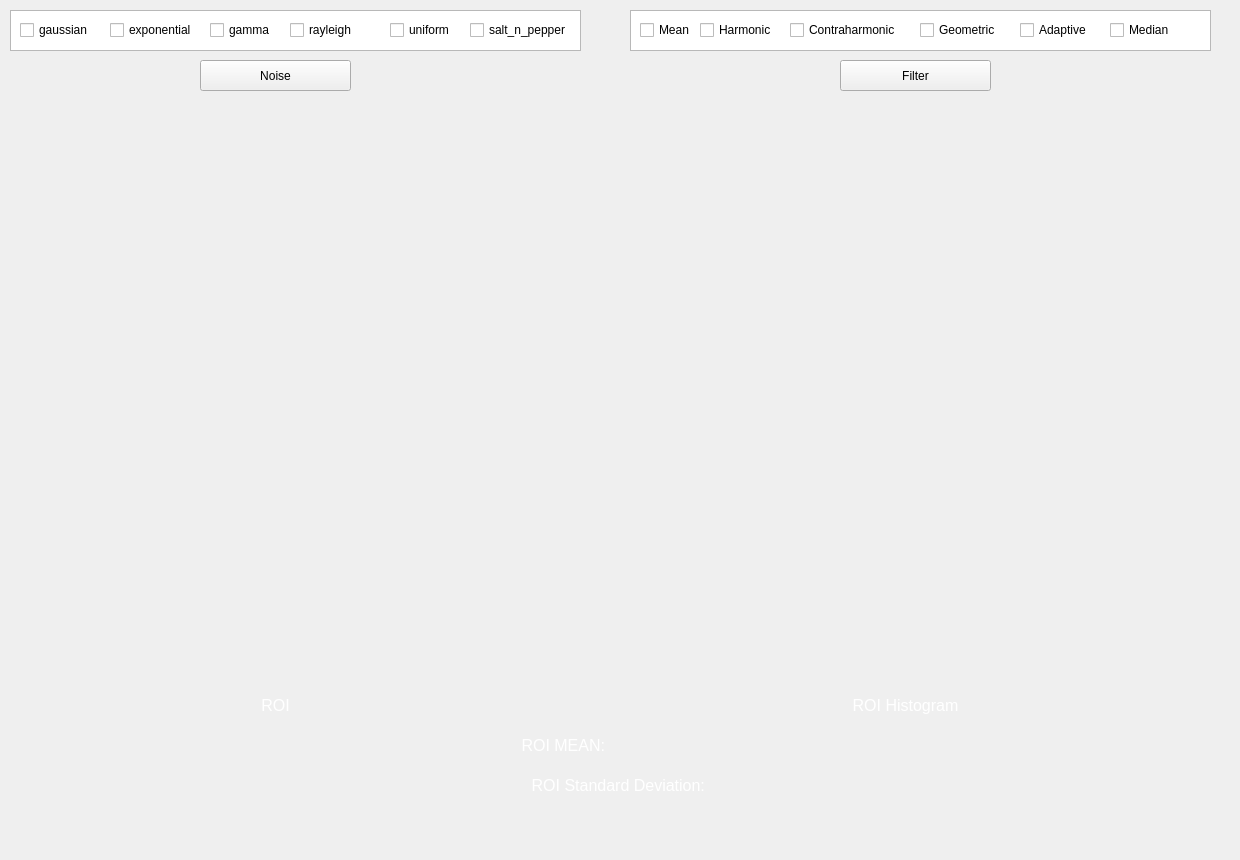
   <widget class="QWidget" name="tab_8">
    <attribute name="title">
     <string>Noise</string>
    </attribute>
    <widget class="QWidget" name="widget_16" native="true">
     <property name="geometry">
      <rect>
       <x>30</x>
       <y>100</y>
       <width>491</width>
       <height>281</height>
      </rect>
     </property>
    </widget>
    <widget class="QWidget" name="widget_17" native="true">
     <property name="geometry">
      <rect>
       <x>40</x>
       <y>400</y>
       <width>491</width>
       <height>281</height>
      </rect>
     </property>
    </widget>
    <widget class="QWidget" name="widget_18" native="true">
     <property name="geometry">
      <rect>
       <x>690</x>
       <y>400</y>
       <width>491</width>
       <height>281</height>
      </rect>
     </property>
    </widget>
    <widget class="QLabel" name="label_18">
     <property name="geometry">
      <rect>
       <x>150</x>
       <y>690</y>
       <width>251</width>
       <height>31</height>
      </rect>
     </property>
     <property name="font">
      <font>
       <pointsize>12</pointsize>
      </font>
     </property>
     <property name="styleSheet">
      <string notr="true">color: rgb(255, 255, 255);</string>
     </property>
     <property name="text">
      <string>ROI</string>
     </property>
     <property name="alignment">
      <set>Qt::AlignCenter</set>
     </property>
    </widget>
    <widget class="QLabel" name="label_19">
     <property name="geometry">
      <rect>
       <x>780</x>
       <y>690</y>
       <width>251</width>
       <height>31</height>
      </rect>
     </property>
     <property name="font">
      <font>
       <pointsize>12</pointsize>
      </font>
     </property>
     <property name="styleSheet">
      <string notr="true">color: rgb(255, 255, 255);</string>
     </property>
     <property name="text">
      <string>ROI Histogram</string>
     </property>
     <property name="alignment">
      <set>Qt::AlignCenter</set>
     </property>
    </widget>
    <widget class="QLabel" name="label_20">
     <property name="geometry">
      <rect>
       <x>440</x>
       <y>730</y>
       <width>251</width>
       <height>31</height>
      </rect>
     </property>
     <property name="font">
      <font>
       <pointsize>12</pointsize>
      </font>
     </property>
     <property name="styleSheet">
      <string notr="true">color: rgb(255, 255, 255);</string>
     </property>
     <property name="text">
      <string>ROI MEAN: </string>
     </property>
     <property name="alignment">
      <set>Qt::AlignCenter</set>
     </property>
    </widget>
    <widget class="QLabel" name="label_21">
     <property name="geometry">
      <rect>
       <x>420</x>
       <y>770</y>
       <width>401</width>
       <height>31</height>
      </rect>
     </property>
     <property name="font">
      <font>
       <pointsize>12</pointsize>
      </font>
     </property>
     <property name="styleSheet">
      <string notr="true">color: rgb(255, 255, 255);</string>
     </property>
     <property name="text">
      <string>ROI Standard Deviation: </string>
     </property>
     <property name="alignment">
      <set>Qt::AlignCenter</set>
     </property>
    </widget>
    <widget class="QWidget" name="widget_25" native="true">
     <property name="geometry">
      <rect>
       <x>690</x>
       <y>100</y>
       <width>491</width>
       <height>281</height>
      </rect>
     </property>
    </widget>
    <widget class="QColumnView" name="columnView">
     <property name="geometry">
      <rect>
       <x>10</x>
       <y>10</y>
       <width>571</width>
       <height>41</height>
      </rect>
     </property>
    </widget>
    <widget class="QColumnView" name="columnView_2">
     <property name="geometry">
      <rect>
       <x>630</x>
       <y>10</y>
       <width>581</width>
       <height>41</height>
      </rect>
     </property>
    </widget>
    <widget class="QCheckBox" name="checkBox">
     <property name="geometry">
      <rect>
       <x>20</x>
       <y>20</y>
       <width>81</width>
       <height>20</height>
      </rect>
     </property>
     <property name="text">
      <string>gaussian</string>
     </property>
    </widget>
    <widget class="QCheckBox" name="checkBox_2">
     <property name="geometry">
      <rect>
       <x>110</x>
       <y>20</y>
       <width>91</width>
       <height>20</height>
      </rect>
     </property>
     <property name="text">
      <string>exponential</string>
     </property>
    </widget>
    <widget class="QCheckBox" name="checkBox_3">
     <property name="geometry">
      <rect>
       <x>210</x>
       <y>20</y>
       <width>81</width>
       <height>20</height>
      </rect>
     </property>
     <property name="text">
      <string>gamma</string>
     </property>
    </widget>
    <widget class="QCheckBox" name="checkBox_4">
     <property name="geometry">
      <rect>
       <x>290</x>
       <y>20</y>
       <width>81</width>
       <height>20</height>
      </rect>
     </property>
     <property name="text">
      <string>rayleigh</string>
     </property>
    </widget>
    <widget class="QCheckBox" name="checkBox_5">
     <property name="geometry">
      <rect>
       <x>390</x>
       <y>20</y>
       <width>81</width>
       <height>20</height>
      </rect>
     </property>
     <property name="text">
      <string>uniform</string>
     </property>
    </widget>
    <widget class="QCheckBox" name="checkBox_6">
     <property name="geometry">
      <rect>
       <x>470</x>
       <y>20</y>
       <width>111</width>
       <height>20</height>
      </rect>
     </property>
     <property name="text">
      <string>salt_n_pepper</string>
     </property>
    </widget>
    <widget class="QCheckBox" name="checkBox_7">
     <property name="geometry">
      <rect>
       <x>1020</x>
       <y>20</y>
       <width>81</width>
       <height>20</height>
      </rect>
     </property>
     <property name="text">
      <string>Adaptive</string>
     </property>
    </widget>
    <widget class="QCheckBox" name="checkBox_8">
     <property name="geometry">
      <rect>
       <x>920</x>
       <y>20</y>
       <width>81</width>
       <height>20</height>
      </rect>
     </property>
     <property name="text">
      <string>Geometric</string>
     </property>
    </widget>
    <widget class="QCheckBox" name="checkBox_9">
     <property name="geometry">
      <rect>
       <x>1110</x>
       <y>20</y>
       <width>101</width>
       <height>20</height>
      </rect>
     </property>
     <property name="text">
      <string>Median</string>
     </property>
    </widget>
    <widget class="QCheckBox" name="checkBox_10">
     <property name="geometry">
      <rect>
       <x>640</x>
       <y>20</y>
       <width>81</width>
       <height>20</height>
      </rect>
     </property>
     <property name="text">
      <string>Mean</string>
     </property>
    </widget>
    <widget class="QCheckBox" name="checkBox_11">
     <property name="geometry">
      <rect>
       <x>790</x>
       <y>20</y>
       <width>121</width>
       <height>20</height>
      </rect>
     </property>
     <property name="text">
      <string>Contraharmonic</string>
     </property>
    </widget>
    <widget class="QCheckBox" name="checkBox_12">
     <property name="geometry">
      <rect>
       <x>700</x>
       <y>20</y>
       <width>91</width>
       <height>20</height>
      </rect>
     </property>
     <property name="text">
      <string>Harmonic</string>
     </property>
    </widget>
    <widget class="QPushButton" name="pushButton_6">
     <property name="geometry">
      <rect>
       <x>840</x>
       <y>60</y>
       <width>151</width>
       <height>31</height>
      </rect>
     </property>
     <property name="text">
      <string>Filter</string>
     </property>
    </widget>
    <widget class="QPushButton" name="pushButton_7">
     <property name="geometry">
      <rect>
       <x>200</x>
       <y>60</y>
       <width>151</width>
       <height>31</height>
      </rect>
     </property>
     <property name="text">
      <string>Noise</string>
     </property>
    </widget>
    <widget class="QLabel" name="bg_8">
     <property name="geometry">
      <rect>
       <x>0</x>
       <y>0</y>
       <width>1231</width>
       <height>851</height>
      </rect>
     </property>
     <property name="text">
      <string/>
     </property>
     <property name="pixmap">
      <pixmap>C:/Users/Ahmed/Downloads/abstract-realistic-technology-particle-background_52683-33064.jpg</pixmap>
     </property>
     <property name="scaledContents">
      <bool>true</bool>
     </property>
    </widget>
    <zorder>bg_8</zorder>
    <zorder>widget_16</zorder>
    <zorder>widget_17</zorder>
    <zorder>widget_18</zorder>
    <zorder>label_18</zorder>
    <zorder>label_19</zorder>
    <zorder>label_20</zorder>
    <zorder>label_21</zorder>
    <zorder>widget_25</zorder>
    <zorder>columnView</zorder>
    <zorder>columnView_2</zorder>
    <zorder>checkBox</zorder>
    <zorder>checkBox_2</zorder>
    <zorder>checkBox_3</zorder>
    <zorder>checkBox_4</zorder>
    <zorder>checkBox_5</zorder>
    <zorder>checkBox_6</zorder>
    <zorder>checkBox_7</zorder>
    <zorder>checkBox_8</zorder>
    <zorder>checkBox_9</zorder>
    <zorder>checkBox_10</zorder>
    <zorder>checkBox_11</zorder>
    <zorder>checkBox_12</zorder>
    <zorder>pushButton_6</zorder>
    <zorder>pushButton_7</zorder>
   </widget>
